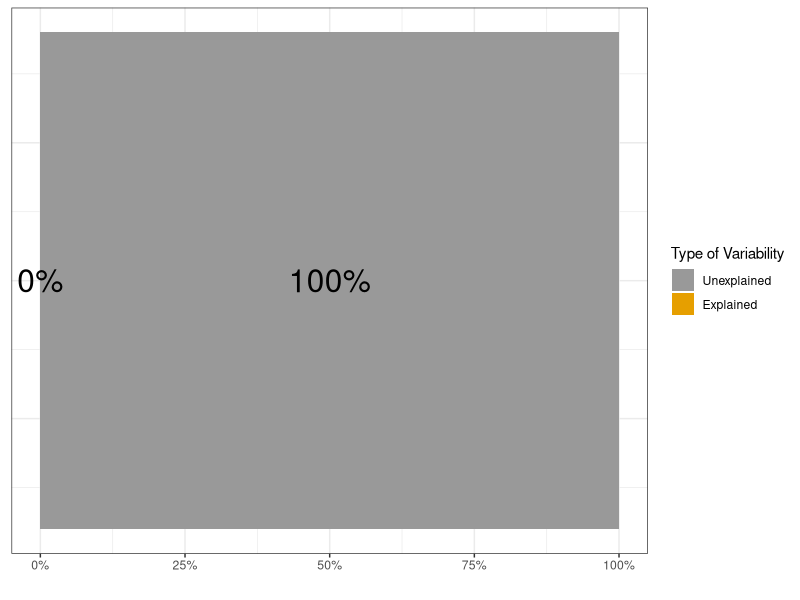

Recreate this plot in R.
## ---- chunk 1
library(MASS)
suppressPackageStartupMessages(library(tidyverse))
library(scales)
## ---- chunk 2
sample_size_button = 100
correlation_button = 0.0
## 2) Generate Data
data = mvrnorm(n=sample_size_button, mu=c(0, 0), Sigma=matrix(c(1, 
                                                                correlation_button,
                                                                correlation_button,
                                                                1), 
                                                              nrow=2), 
               empirical=TRUE)

## 3) Turn Data into data frame
df = data.frame(X = data[, 1], Y = data[, 2] )

## 4) Plot Data

## 5) Run Model
slr_model = lm(Y ~ X, data = df)

summary(slr_model)


## ---- chunk 3
## 6) Define expected response variable values, observed response variables, sample mean of the response variable
y_hat = predict(slr_model)
y_obs = df$Y
y_mean = mean(y_obs)


## 7) Define Sums of Square: Total, Error, & Treatment
SS_Total = sum((y_obs - y_mean)^2)
SS_Error = sum((y_obs - y_hat)^2)
SS_Treatment = sum((y_hat - y_mean)^2)


## 8) Define metrics - R-Square, Standard Deviation of Residuals
r_squared = SS_Treatment / SS_Total
s_e = sqrt( SS_Error / (sample_size_button - 2))


c(SS_Error,SS_Treatment)

## ---- chunk 4
## 1) Create Data Frame for variability
 
condition <- factor(x = c("Explained","Unexplained"), 
                    levels = c("Unexplained","Explained")) 
value <- c(SS_Treatment,SS_Error)
percent_var <- c(SS_Treatment/SS_Total,SS_Error/SS_Total)
var_df <- data.frame(condition,value,percent_var)


## Create plot based on variability Explained
var_df %>% 
  ggplot( aes( x = 1, y=percent_var, fill=condition)) + 
  geom_bar( stat="identity") +
  geom_text(aes(label = percent(percent_var)), position = position_stack(vjust = 0.5), size = 8) +
  scale_y_continuous(name="", labels = percent) +
  scale_fill_manual(values=c("#999999", "#E69F00")) +
  labs(y = 'Total Variability',fill = 'Type of Variability' ) +
  theme_bw() +
  theme(axis.title.y = element_blank(),
        axis.text.y = element_blank(),
        axis.ticks.y = element_blank()) +
  coord_flip() 


